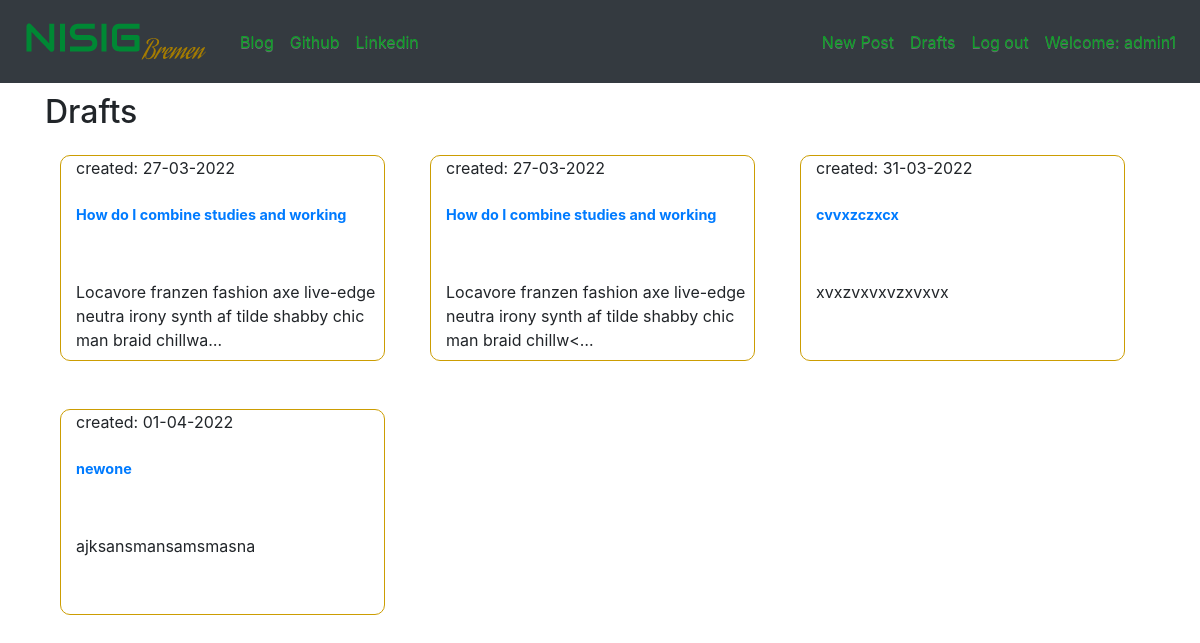
Page /drafts/ (signed in) on the committed database.
### nsig_blog/models.py (models this page shows, shortened)
class Post(models.Model):
    author=models.ForeignKey(User, on_delete=models.CASCADE,null=True) # connects each author to an auth user
    published_date=models.DateTimeField(blank=True,null=True)
    title=models.CharField(max_length=200)
    create_date=models.DateTimeField(default=timezone.now)
    text=models.TextField()

### nsig_blog/views.py (the view)
# urls.py: path('drafts/',views.PostDraftView.as_view(),name='post_draft'),
class PostDraftView (LoginRequiredMixin, ListView):
    login_url='/account/login/'
    template_name = 'nsig_blog/post_draft.html'
    context_object_name = 'post_draft'
    model=Post
    def get_queryset(self):
        return Post.objects.filter(published_date__isnull=True).order_by('create_date')

### nsig_blog/templates/nsig_blog/post_draft.html
{% extends "nsig_blog/base.html" %}
{% block bodyblk %}
<h2>Drafts</h2>
<div class="postlist-con row">
    {% for post in post_draft %}
    <div class="col-lg-4 col-md-6 col-sm-12 mb-5">
        <div class="postlist-bs">
            <p class="date"> created: {{ post.create_date|date:'d-m-Y' }}</p>
            <p class="postlist-titl mt-4"><a href="{% url 'post_detail' pk=post.pk %}">{{ post.title }}</a></p>
            <div class="draftlist-bs">
                <p  class=""> {{ post.text|truncatechars:100|safe }} </p>
            </div>
        </div>
    </div>
    {% endfor %}
</div>
{% endblock %}

### nsig_blog/templates/nsig_blog/base.html (shortened to what this page needs)
<!DOCTYPE html>
{% load static %}
<html lang="en">
<head>
    <link rel="stylesheet" href="//cdn.jsdelivr.net/npm/medium-editor@latest/dist/css/medium-editor.min.css" type="text/css" media="screen" charset="utf-8">
    <link rel="stylesheet" href="https://stackpath.bootstrapcdn.com/bootstrap/4.4.1/css/bootstrap.min.css">
    <link rel="stylesheet" href="https://maxcdn.bootstrapcdn.com/bootstrap/3.3.7/css/bootstrap-theme.min.css">
    <link rel="stylesheet" href="{% static 'css/nsig_blog.css' %}">
    <link rel="stylesheet" href="https://cdnjs.cloudflare.com/ajax/libs/font-awesome/6.0.0/css/all.min.css">
</head>
<body class="">
    <nav class="navbar navbar-expand-lg navbar-dark bg-dark  techfont loader" style="background-color: #e3f2fd;">
        <a href="{% url 'post_list' %}" class="navbar-brand bigbrand"><img src="{% static 'logo/download.png' %}" alt="NSIG Bremen Logo"></a>
        <div class="collapse navbar-collapse" id="navbarNav">
            <ul class="navbar-nav mr-auto">
                <li class="nav-item active" ><a href="{% url 'post_list' %}" class="nav-link navtex navtex">Blog</a></li>
                <li class="nav-item"><a href="https://github.com/david13pod" class="nav-link navtex">Github</a></li>
                <li class="nav-item"><a href="https://www.linkedin.com/in/oluwapelumi-o-296805a1/" class="nav-link navtex">Linkedin</a></li>
            </ul>
            <ul class="navbar-nav ml-auto">
                {% if user.is_authenticated %}
                <li>
                    <a class="nav-link navtex" href="{% url 'post_new' %}">New Post</a>
                </li>
                <li>
                    <a class="nav-link navtex" href="{% url 'post_draft' %}">Drafts</a>
                </li>
                <li>
                    <a class="nav-link navtex" href="{% url 'nsig_blog_logout' %}">Log out</a>
                </li>
                <li>
                    <a class="nav-link navtex" >Welcome: {{user.username}}</a>
                </li>
                {% else %}
                <li class="nav-item">
                    <a class="nav-link navtex" href="{% url 'nsig_blog_login' %}"><i class="fa-solid fa-user"></i>Login</a>
                </li>
                {% endif %}
            </ul>
        </div>
    </nav>
    <div class="content container">
        <div class="row">
            <div class="col">
              <div class="blog_posts">
                {% block bodyblk %}
                {% endblock %}
              </div>
            </div>
        </div>
    </div>
</body>
</html>

### nsig_blog/static/css/nsig_blog.css (style rules this page uses)
.loader { filter:hue-rotate(0deg); color: linear-gradient(45deg,#0f8,#08f); animation:hue 5000ms infinite linear; }
body { font-size: 16px; }
.container { width: 100%; }
.techfont { font-size: 1.0em; margin-bottom: 10px; }
.navtex { color: #0fa128 !important; }
.postlist-con { margin-left: auto; margin-right: auto; margin-top: 2vw; height: 20vw; }
.postlist-titl { height: 5vw; font-weight: bold; font-size: 0.9em; }
.postlist-bs { border: 1px solid rgb(204, 157, 2); border-radius: 10px; padding-left: 15px; margin-right: 15px; }
.draftlist-bs { height: 80px; }
.bigbrand { font-size: 1.5em; }

### rows in the picture
Post: create_date "27-03-2022", title "How do I combine studies and working", text "Locavore franzen fashion axe live-edge neutra irony synth af tilde shabby chic man braid chillwa…"
Post: create_date "27-03-2022", title "How do I combine studies and working", text "Locavore franzen fashion axe live-edge neutra irony synth af tilde shabby chic man braid chillw<…"
Post: create_date "31-03-2022", title "cvvxzczxcx", text "xvxzvxvxvzxvxvx"
Post: create_date "01-04-2022", title "newone", text "ajksansmansamsmasna"

### other values in the picture
{{ user.username }} "admin1"
